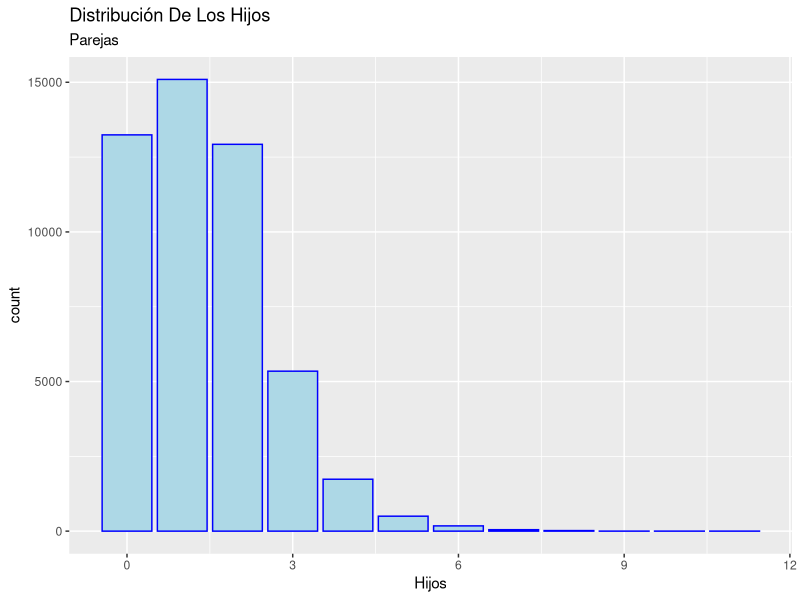
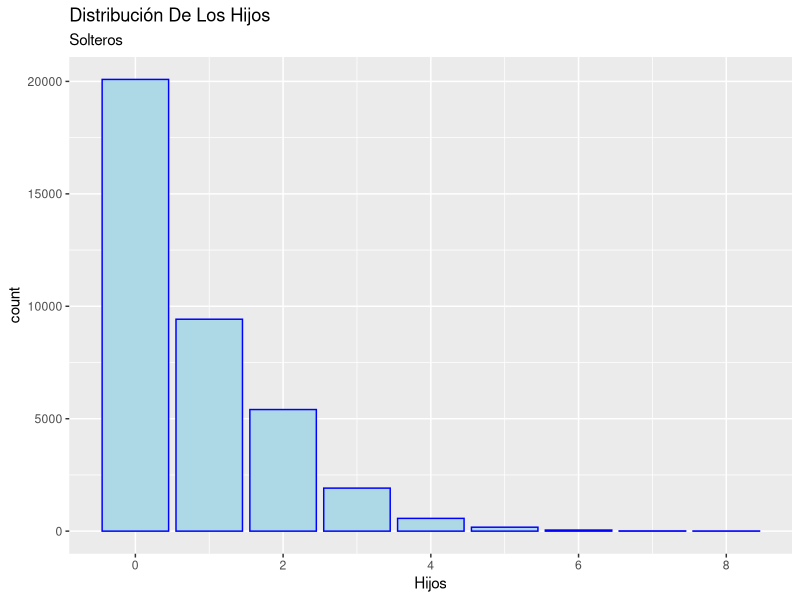
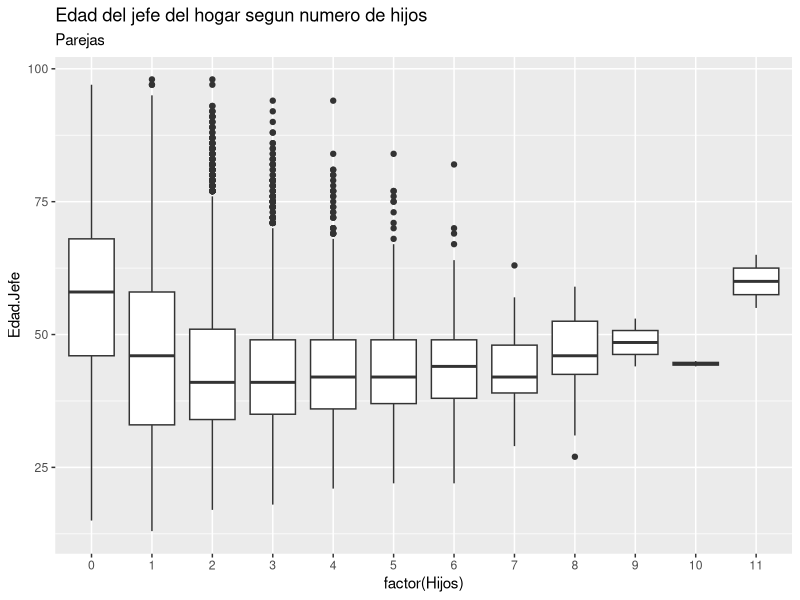
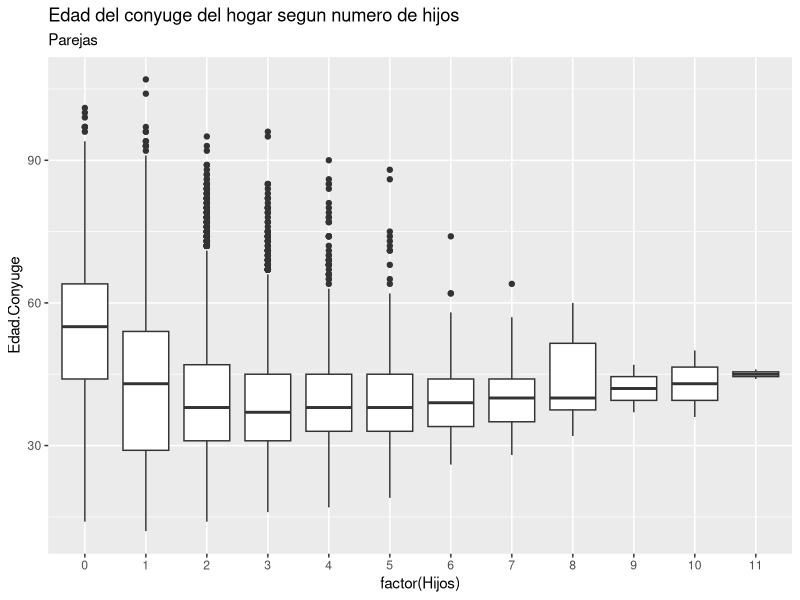
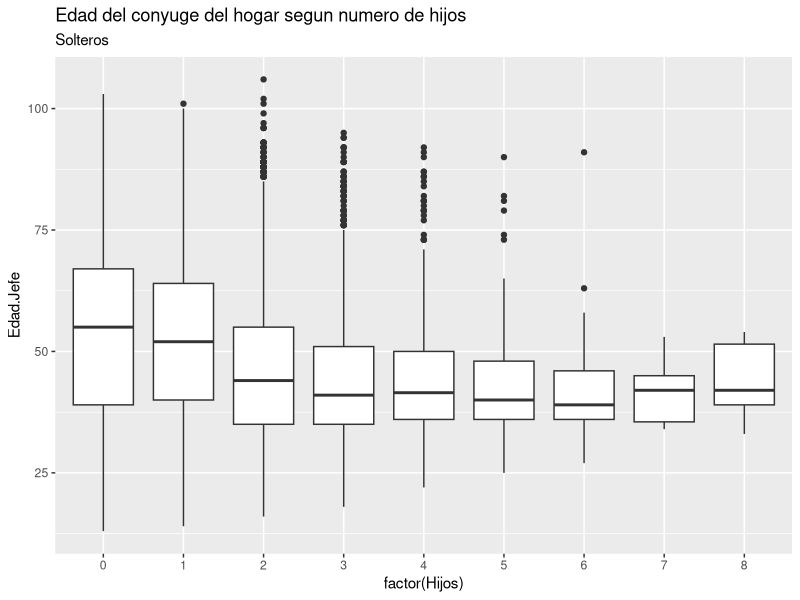
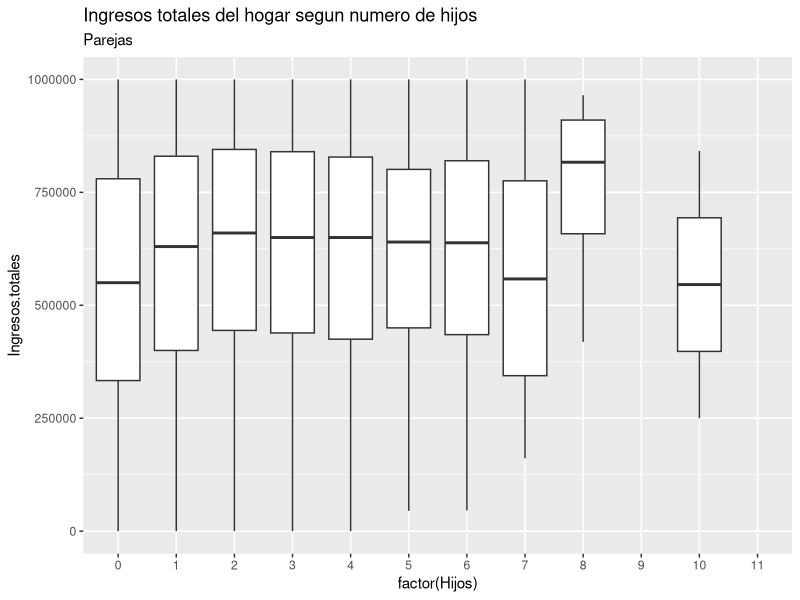
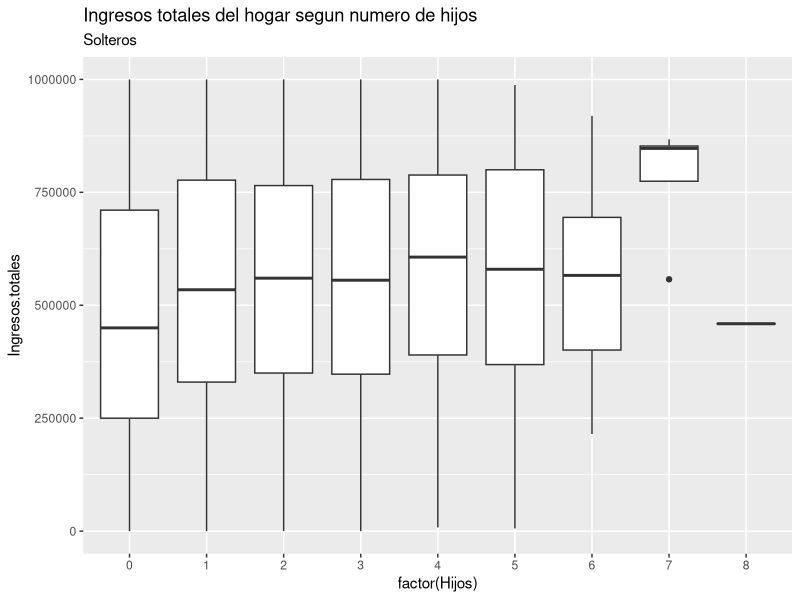
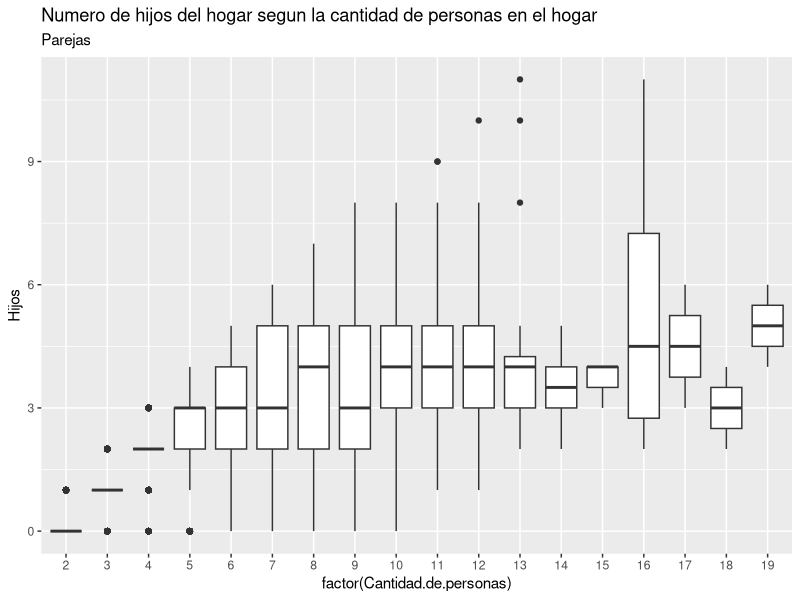

The R source for these figures, in order: (Note: this script raises an error after producing the figures.)
## ---- chunk 1
knitr::opts_chunk$set(echo = TRUE)
## ---- chunk 2
rm(list=ls())
library(dplyr)
library(ggplot2)

datos_pareja <- read.csv2("./DatosCSVProcesados/DatosParejaING.csv")
datos_soltero <- read.csv2("./DatosCSVProcesados/DatosSolteroING.csv")

## ---- chunk 3
NAs_pareja <- apply(datos_pareja, 2, is.na)
NAs_soltero <- apply(datos_soltero, 2, is.na)

apply(NAs_pareja, 2, sum)
apply(NAs_soltero, 2, sum)
## ---- chunk 4
variables_categoricas_p <- datos_pareja %>% 
  select(Sexo.Jefe,Sexo.Conyuge,Tipo.Union,Region,Trabajo.Jefe,Trabajo.conyuge,Edu.Jefe,Edu.Conyuge,Uso.tecnologia.Jefe,Uso.tecnologia.conyuge,Afiliacion.salud) %>% 
  mutate_if(is.numeric,as.factor)

variables_categoricas_s <- datos_soltero %>% 
  select(Sexo.Jefe,Region,Tipo.Union,Trabajo.Jefe,Edu.Jefe,Uso.tecnologia.Jefe,Afiliacion.salud) %>% 
  mutate_if(is.numeric,as.factor)

variables_numericas_p <- datos_pareja %>% 
  select(-c(Sexo.Jefe,Sexo.Conyuge,Tipo.Union,Region,Trabajo.Jefe,Trabajo.conyuge,Edu.Jefe,Edu.Conyuge,Uso.tecnologia.Jefe,Uso.tecnologia.conyuge,Afiliacion.salud))

variables_numericas_s <- datos_soltero %>% 
  select(-c(Sexo.Jefe,Region,Tipo.Union,Trabajo.Jefe,Edu.Jefe,Uso.tecnologia.Jefe,Afiliacion.salud))

datos_pareja <- cbind(variables_numericas_p,variables_categoricas_p)
datos_soltero <- cbind(variables_numericas_s,variables_categoricas_s)
## ---- chunk 5
Tablas_cat_p <- apply(variables_categoricas_p, 2, table)
Tablas_cat_s <- apply(variables_categoricas_s, 2, table)
sapply(Tablas_cat_p, prop.table)
sapply(Tablas_cat_s, prop.table)
## ---- chunk 6
summary(variables_numericas_p)
summary(variables_numericas_s)
## ---- chunk 7
ggplot(datos_pareja,aes(x=Hijos))+geom_bar(color="blue",fill="lightblue")+labs(title = "Distribución De Los Hijos",subtitle = "Parejas")
ggplot(datos_soltero,aes(x=Hijos))+geom_bar(color="blue",fill="lightblue")+labs(title = "Distribución De Los Hijos",subtitle = "Solteros")
## ---- chunk 8
ggplot(datos_pareja,aes(x=factor(Hijos),y=Edad.Jefe))+geom_boxplot()+labs(title ="Edad del jefe del hogar segun numero de hijos" ,subtitle ="Parejas" )
ggplot(datos_pareja,aes(x=factor(Hijos),y=Edad.Conyuge))+geom_boxplot()+labs(title ="Edad del conyuge del hogar segun numero de hijos" ,subtitle ="Parejas" )

ggplot(datos_soltero,aes(x=factor(Hijos),y=Edad.Jefe))+geom_boxplot()+labs(title ="Edad del conyuge del hogar segun numero de hijos" ,subtitle ="Solteros" )

## ---- chunk 9
ggplot(datos_pareja,aes(x=factor(Hijos),y=Ingresos.totales))+geom_boxplot()+ylim(c(0,1000000))+labs(title ="Ingresos totales del hogar segun numero de hijos" ,subtitle ="Parejas" )
ggplot(datos_soltero,aes(x=factor(Hijos),y=Ingresos.totales))+geom_boxplot()+ylim(c(0,1000000))+labs(title ="Ingresos totales del hogar segun numero de hijos" ,subtitle ="Solteros" )
## ---- chunk 10
ggplot(datos_pareja,aes(x=factor(Cantidad.de.personas),y=Hijos))+geom_boxplot()+labs(title ="Numero de hijos del hogar segun la cantidad de personas en el hogar " ,subtitle ="Parejas" )
ggplot(datos_soltero,aes(x=factor(Cantidad.de.personas),y=Hijos))+geom_boxplot()+labs(title ="Numero de hijos del hogar segun la cantidad de personas en el hogar " ,subtitle ="Solteros" )
## ---- chunk 11
ggplot(datos_pareja,aes(x=factor(Estrato.vivienda),y=Hijos))+geom_boxplot()+labs(title ="Numero de hijos del hogar segun estrato de la vivienda " ,subtitle ="Parejas" )

ggplot(datos_soltero,aes(x=factor(Estrato.vivienda),y=Hijos))+geom_boxplot()+labs(title ="Numero de hijos del hogar segun  estrato de la vivienda " ,subtitle ="Solteros" )
## ---- chunk 12
ggplot(datos_pareja,aes(x=factor(N.cuartos),y=Hijos))+geom_boxplot()+labs(title ="Numero de hijos del hogar segun el numero de cuartos en el hogar " ,subtitle ="Parejas" )

ggplot(datos_soltero,aes(x=factor(N.cuartos),y=Hijos))+geom_boxplot()+labs(title ="Numero de hijos del hogar segun  el numero de cuartos en el hogar " ,subtitle ="Solteros" )
## ---- chunk 13
ggplot(datos_pareja,aes(x=factor(N.cuartos.dormir),y=Hijos))+geom_boxplot()+labs(title ="Numero de hijos del hogar segun el numero de cuartos donde duermen en el hogar " ,subtitle ="Parejas" )

ggplot(datos_soltero,aes(x=factor(N.cuartos.dormir),y=Hijos))+geom_boxplot()+labs(title ="Numero de hijos del hogar segun  el numero de cuartos donde duermen en el hogar " ,subtitle ="Solteros" )
## ---- chunk 14
ggplot(datos_pareja,aes(x=factor(Hijos),y=Valor.Electricidad))+geom_boxplot()+labs(title ="Numero de hijos del hogar segun el valor pagado por electricidad " ,subtitle ="Parejas" )

ggplot(datos_soltero,aes(x=factor(Hijos),y=Valor.Electricidad))+geom_boxplot()+labs(title ="Numero de hijos del hogar segun  el valor pagado por electricidad " ,subtitle ="Solteros" )
## ---- chunk 15
ggplot(datos_pareja,aes(x=factor(N.usos.Lavadora),y=Hijos))+geom_boxplot()+labs(title ="Numero de hijos del hogar segun el numero de usos de la lavadora " ,subtitle ="Parejas" )

ggplot(datos_soltero,aes(x=factor(N.usos.Lavadora),y=Hijos))+geom_boxplot()+labs(title ="Numero de hijos del hogar segun  el numero de usos de la lavadora " ,subtitle ="Solteros" )
## ---- chunk 16
ggplot(datos_pareja,aes(x=Sexo.Jefe,y=Hijos))+geom_boxplot()+labs(title ="Numero de hijos del hogar segun el sexo del jefe del hogar " ,subtitle ="Parejas" )
ggplot(datos_pareja,aes(x=Sexo.Conyuge,y=Hijos))+geom_boxplot()+labs(title ="Numero de hijos del hogar segun el sexo del conyuge " ,subtitle ="Parejas" )

ggplot(datos_soltero,aes(x=Sexo.Jefe,y=Hijos))+geom_boxplot()+labs(title ="Numero de hijos del hogar segun el sexo del jefe del hogar " ,subtitle ="Solteros" )
## ---- chunk 17
ggplot(datos_pareja,aes(x=Tipo.Union,y=Hijos))+geom_boxplot()+labs(title ="Numero de hijos del hogar segun el tipo de union del jefe del hogar " ,subtitle ="Parejas" )

## ---- chunk 18
ggplot(datos_pareja,aes(x=Region,y=Hijos))+geom_boxplot()+labs(title ="Numero de hijos del hogar segun la region del hogar " ,subtitle ="Parejas" )
ggplot(datos_soltero,aes(x=Region,y=Hijos))+geom_boxplot()+labs(title ="Numero de hijos del hogar segun la region del hogar " ,subtitle ="Solteros" )
## ---- chunk 19
ggplot(datos_pareja,aes(x=Trabajo.Jefe,y=Hijos))+geom_boxplot()+labs(title ="Numero de hijos del hogar segun el trabajo del jefe del hogar " ,subtitle ="Parejas" )
ggplot(datos_pareja,aes(x=Trabajo.conyuge,y=Hijos))+geom_boxplot()+labs(title ="Numero de hijos del hogar segun el trabajo del conyuge del hogar " ,subtitle ="Parejas" )

ggplot(datos_soltero,aes(x=Trabajo.Jefe,y=Hijos))+geom_boxplot()+labs(title ="Numero de hijos del hogar segun el trabajo del jefe del hogar " ,subtitle ="Solteros" )
## ---- chunk 20
ggplot(datos_pareja,aes(x=Edu.Jefe,y=Hijos))+geom_boxplot()+labs(title ="Numero de hijos del hogar segun la educación del jefe del hogar " ,subtitle ="Parejas" )
ggplot(datos_pareja,aes(x=Edu.Conyuge,y=Hijos))+geom_boxplot()+labs(title ="Numero de hijos del hogar segun la educación del conyuge del hogar " ,subtitle ="Parejas" )

ggplot(datos_soltero,aes(x=Edu.Jefe,y=Hijos))+geom_boxplot()+labs(title ="Numero de hijos del hogar segun la educación del jefe del hogar " ,subtitle ="Solteros" )
## ---- chunk 21
ggplot(datos_pareja,aes(x=Uso.tecnologia.Jefe,y=Hijos))+geom_boxplot()+labs(title ="Numero de hijos del hogar segun el uso de tecnologia del jefe del hogar " ,subtitle ="Parejas" )
ggplot(datos_pareja,aes(x=Uso.tecnologia.conyuge,y=Hijos))+geom_boxplot()+geom_boxplot()+labs(title ="Numero de hijos del hogar segun el uso de tecnologia del conyuge del hogar " ,subtitle ="Parejas" )

ggplot(datos_soltero,aes(x=Uso.tecnologia.Jefe,y=Hijos))+geom_boxplot()+geom_boxplot()+labs(title ="Numero de hijos del hogar segun el uso de tecnologia del jefe del hogar " ,subtitle ="Solteros" )
## ---- chunk 22
ggplot(datos_pareja,aes(x=Afiliacion.salud,y=Hijos))+geom_boxplot()+labs(title ="Numero de hijos del hogar segun la afiliacion a salud" ,subtitle ="Parejas" )

ggplot(datos_soltero,aes(x=Afiliacion.salud,y=Hijos))+geom_boxplot()+labs(title ="Numero de hijos del hogar segun la afiliacion a salud" ,subtitle ="Solteros" )

## ---- chunk 23
library(corrplot)
corrplot(cor(datos_pareja %>% select_if(is.numeric)), type = "upper", order = "hclust", 
         tl.col = "black", tl.srt = 45)

corrplot(cor(datos_soltero %>% select_if(is.numeric)), type = "upper", order = "hclust", 
         tl.col = "black", tl.srt = 45)
## ---- chunk 24

datos_modelo_p <- as.data.frame(cbind("Hijos"=datos_pareja$Hijos[!is.na(datos_pareja$Estrato.vivienda)],model.matrix(Hijos~.,datos_pareja)[,-1]))
datos_modelo_s <-  as.data.frame(cbind("Hijos"=datos_soltero$Hijos,model.matrix(Hijos~Ingresos.totales+Sexo.Jefe+Uso.tecnologia.Jefe,datos_soltero)[,-1]))


datos_modelo_p <- datos_modelo_p[,-17] # Dicha variable no varia
